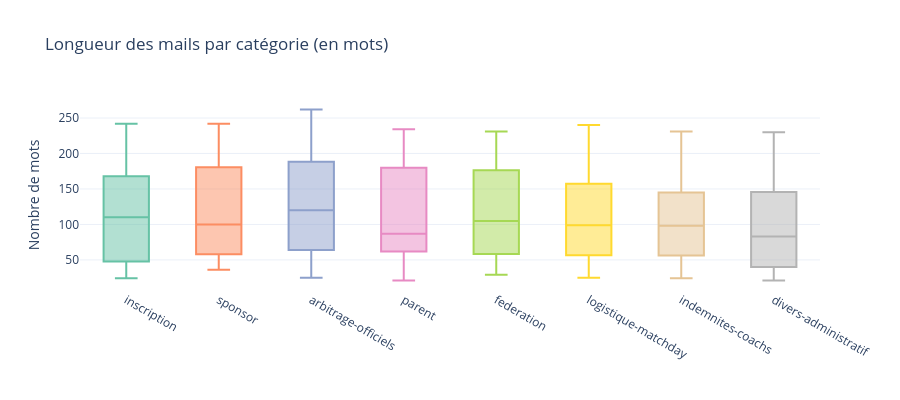

The notebook cell saved with this chart:
### Code cell
# Longueur des mails par catégorie
full_em['n_words'] = full_em['text'].str.split().str.len()

fig = px.box(
    full_em, x='label', y='n_words',
    color='label', color_discrete_sequence=PALETTE,
    title='Longueur des mails par catégorie (en mots)',
    labels={'n_words': 'Nombre de mots', 'label': ''},
    template=TEMPLATE,
)
fig.update_layout(showlegend=False, height=400)
fig.show()

### Figure 1 — Plotly figure (JSON) as saved in the notebook; plotly's stock layout.template omitted (floating-point values rounded to 4 significant figures; data arrays with more than 128 entries replaced by an {"elided": "..."} marker saying what was removed)
{"data": [{"alignmentgroup": "True", "hovertemplate": "=%{x}<br>Nombre de mots=%{y}<extra></extra>", "legendgroup": "inscription", "marker": {"color": "rgb(102,194,165)"}, "name": "inscription", "notched": false, "offsetgroup": "inscription", "orientation": "v", "showlegend": true, "type": "box", "x": {"elided": "225 str values"}, "x0": " ", "xaxis": "x", "y": {"elided": "225 int values"}, "y0": " ", "yaxis": "y"}, {"alignmentgroup": "True", "hovertemplate": "=%{x}<br>Nombre de mots=%{y}<extra></extra>", "legendgroup": "sponsor", "marker": {"color": "rgb(252,141,98)"}, "name": "sponsor", "notched": false, "offsetgroup": "sponsor", "orientation": "v", "showlegend": true, "type": "box", "x": {"elided": "225 str values"}, "x0": " ", "xaxis": "x", "y": {"elided": "225 int values"}, "y0": " ", "yaxis": "y"}, {"alignmentgroup": "True", "hovertemplate": "=%{x}<br>Nombre de mots=%{y}<extra></extra>", "legendgroup": "arbitrage-officiels", "marker": {"color": "rgb(141,160,203)"}, "name": "arbitrage-officiels", "notched": false, "offsetgroup": "arbitrage-officiels", "orientation": "v", "showlegend": true, "type": "box", "x": {"elided": "225 str values"}, "x0": " ", "xaxis": "x", "y": {"elided": "225 int values"}, "y0": " ", "yaxis": "y"}, {"alignmentgroup": "True", "hovertemplate": "=%{x}<br>Nombre de mots=%{y}<extra></extra>", "legendgroup": "parent", "marker": {"color": "rgb(231,138,195)"}, "name": "parent", "notched": false, "offsetgroup": "parent", "orientation": "v", "showlegend": true, "type": "box", "x": {"elided": "225 str values"}, "x0": " ", "xaxis": "x", "y": {"elided": "225 int values"}, "y0": " ", "yaxis": "y"}, {"alignmentgroup": "True", "hovertemplate": "=%{x}<br>Nombre de mots=%{y}<extra></extra>", "legendgroup": "federation", "marker": {"color": "rgb(166,216,84)"}, "name": "federation", "notched": false, "offsetgroup": "federation", "orientation": "v", "showlegend": true, "type": "box", "x": {"elided": "225 str values"}, "x0": " ", "xaxis": "x", "y": {"elided": "225 int values"}, "y0": " ", "yaxis": "y"}, {"alignmentgroup": "True", "hovertemplate": "=%{x}<br>Nombre de mots=%{y}<extra></extra>", "legendgroup": "logistique-matchday", "marker": {"color": "rgb(255,217,47)"}, "name": "logistique-matchday", "notched": false, "offsetgroup": "logistique-matchday", "orientation": "v", "showlegend": true, "type": "box", "x": {"elided": "225 str values"}, "x0": " ", "xaxis": "x", "y": {"elided": "225 int values"}, "y0": " ", "yaxis": "y"}, {"alignmentgroup": "True", "hovertemplate": "=%{x}<br>Nombre de mots=%{y}<extra></extra>", "legendgroup": "indemnites-coachs", "marker": {"color": "rgb(229,196,148)"}, "name": "indemnites-coachs", "notched": false, "offsetgroup": "indemnites-coachs", "orientation": "v", "showlegend": true, "type": "box", "x": {"elided": "225 str values"}, "x0": " ", "xaxis": "x", "y": {"elided": "225 int values"}, "y0": " ", "yaxis": "y"}, {"alignmentgroup": "True", "hovertemplate": "=%{x}<br>Nombre de mots=%{y}<extra></extra>", "legendgroup": "divers-administratif", "marker": {"color": "rgb(179,179,179)"}, "name": "divers-administratif", "notched": false, "offsetgroup": "divers-administratif", "orientation": "v", "showlegend": true, "type": "box", "x": {"elided": "225 str values"}, "x0": " ", "xaxis": "x", "y": {"elided": "225 int values"}, "y0": " ", "yaxis": "y"}], "layout": {"boxmode": "overlay", "height": 400, "legend": {"title": {"text": ""}, "tracegroupgap": 0}, "showlegend": false, "title": {"text": "Longueur des mails par catégorie (en mots)"}, "xaxis": {"anchor": "y", "categoryarray": ["inscription", "sponsor", "arbitrage-officiels", "parent", "federation", "logistique-matchday", "indemnites-coachs", "divers-administratif"], "categoryorder": "array", "domain": [0.0, 1.0], "title": {"text": ""}}, "yaxis": {"anchor": "x", "domain": [0.0, 1.0], "title": {"text": "Nombre de mots"}}}}
